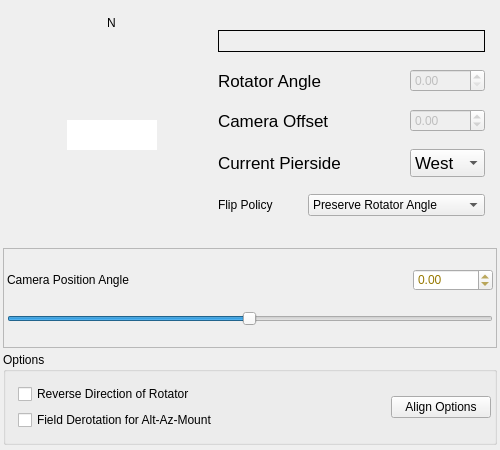
<?xml version="1.0" encoding="UTF-8"?>
<ui version="4.0">
 <class>RotatorDialog</class>
 <widget class="QDialog" name="RotatorDialog">
  <property name="geometry">
   <rect>
    <x>0</x>
    <y>0</y>
    <width>500</width>
    <height>450</height>
   </rect>
  </property>
  <property name="minimumSize">
   <size>
    <width>500</width>
    <height>450</height>
   </size>
  </property>
  <property name="windowTitle">
   <string>Rotator Control</string>
  </property>
  <property name="autoFillBackground">
   <bool>false</bool>
  </property>
  <layout class="QVBoxLayout" name="verticalLayout_4">
   <property name="spacing">
    <number>3</number>
   </property>
   <property name="leftMargin">
    <number>3</number>
   </property>
   <property name="topMargin">
    <number>3</number>
   </property>
   <property name="rightMargin">
    <number>3</number>
   </property>
   <property name="bottomMargin">
    <number>3</number>
   </property>
   <item>
    <widget class="QFrame" name="Display">
     <property name="maximumSize">
      <size>
       <width>16777215</width>
       <height>240</height>
      </size>
     </property>
     <layout class="QHBoxLayout" name="horizontalLayout_4">
      <property name="spacing">
       <number>3</number>
      </property>
      <item>
       <layout class="QGridLayout" name="gridLayout_6">
        <property name="spacing">
         <number>3</number>
        </property>
        <item row="0" column="0" alignment="Qt::AlignHCenter">
         <widget class="QLabel" name="SkyCenter">
          <property name="maximumSize">
           <size>
            <width>20</width>
            <height>20</height>
           </size>
          </property>
          <property name="text">
           <string>N</string>
          </property>
         </widget>
        </item>
        <item row="1" column="0">
         <widget class="QRoundProgressBar" name="paGauge" native="true">
          <property name="enabled">
           <bool>false</bool>
          </property>
          <property name="minimumSize">
           <size>
            <width>200</width>
            <height>200</height>
           </size>
          </property>
          <property name="maximumSize">
           <size>
            <width>200</width>
            <height>200</height>
           </size>
          </property>
          <property name="baseSize">
           <size>
            <width>200</width>
            <height>0</height>
           </size>
          </property>
          <property name="toolTip">
           <string>&lt;html&gt;&lt;head/&gt;&lt;body&gt;&lt;p&gt;The rotator gauge displays the actual camera position angle (yellow) and the raw rotator angle (gray). Calibrate the rotator by plate solving in the Align module.&lt;/p&gt;&lt;/body&gt;&lt;/html&gt;</string>
          </property>
          <property name="styleSheet">
           <string notr="true">selection-background-color: rgb(150, 120, 0);</string>
          </property>
          <widget class="QRoundProgressBar" name="rotatorGauge" native="true">
           <property name="enabled">
            <bool>false</bool>
           </property>
           <property name="geometry">
            <rect>
             <x>25</x>
             <y>25</y>
             <width>150</width>
             <height>150</height>
            </rect>
           </property>
           <property name="minimumSize">
            <size>
             <width>150</width>
             <height>150</height>
            </size>
           </property>
           <property name="maximumSize">
            <size>
             <width>150</width>
             <height>150</height>
            </size>
           </property>
           <property name="baseSize">
            <size>
             <width>200</width>
             <height>0</height>
            </size>
           </property>
           <property name="toolTip">
            <string>&lt;html&gt;&lt;head/&gt;&lt;body&gt;&lt;p&gt;The rotator gauge displays the actual camera position angle (yellow) and the raw rotator angle (gray). To calibrate the rotator, capture and solve an image in the Align module.&lt;/p&gt;&lt;/body&gt;&lt;/html&gt;</string>
           </property>
           <property name="styleSheet">
            <string notr="true">selection-background-color: rgb(46, 52, 54);</string>
           </property>
           <widget class="QLineEdit" name="CurrentRotatorAngle">
            <property name="geometry">
             <rect>
              <x>30</x>
              <y>60</y>
              <width>90</width>
              <height>30</height>
             </rect>
            </property>
            <property name="maximumSize">
             <size>
              <width>90</width>
              <height>30</height>
             </size>
            </property>
            <property name="font">
             <font>
              <pointsize>20</pointsize>
             </font>
            </property>
            <property name="toolTip">
             <string/>
            </property>
            <property name="frame">
             <bool>false</bool>
            </property>
            <property name="alignment">
             <set>Qt::AlignCenter</set>
            </property>
           </widget>
          </widget>
          <widget class="QCustomPlot" name="paRuler" native="true">
           <property name="geometry">
            <rect>
             <x>-4</x>
             <y>-4</y>
             <width>208</width>
             <height>208</height>
            </rect>
           </property>
          </widget>
         </widget>
        </item>
       </layout>
      </item>
      <item>
       <widget class="QFrame" name="Parameter">
        <property name="minimumSize">
         <size>
          <width>30</width>
          <height>0</height>
         </size>
        </property>
        <property name="toolTip">
         <string/>
        </property>
        <layout class="QGridLayout" name="gridLayout_5">
         <property name="leftMargin">
          <number>3</number>
         </property>
         <property name="topMargin">
          <number>3</number>
         </property>
         <property name="rightMargin">
          <number>3</number>
         </property>
         <property name="bottomMargin">
          <number>3</number>
         </property>
         <property name="spacing">
          <number>3</number>
         </property>
         <item row="5" column="1" colspan="2">
          <widget class="QComboBox" name="FlipPolicy">
           <item>
            <property name="text">
             <string>Preserve Rotator Angle</string>
            </property>
           </item>
           <item>
            <property name="text">
             <string>Preserve Position Angle</string>
            </property>
           </item>
          </widget>
         </item>
         <item row="3" column="0" colspan="2">
          <widget class="QLabel" name="label">
           <property name="font">
            <font>
             <pointsize>13</pointsize>
            </font>
           </property>
           <property name="toolTip">
            <string>&lt;html&gt;&lt;head/&gt;&lt;body&gt;&lt;p&gt;The current pierside of the mount. A red frame indicates an unknown pierside. This is normal if the mount is parked. &lt;/p&gt;&lt;/body&gt;&lt;/html&gt;</string>
           </property>
           <property name="text">
            <string>Current Pierside</string>
           </property>
          </widget>
         </item>
         <item row="3" column="2" alignment="Qt::AlignRight">
          <widget class="QComboBox" name="MountPierside">
           <property name="minimumSize">
            <size>
             <width>75</width>
             <height>0</height>
            </size>
           </property>
           <property name="maximumSize">
            <size>
             <width>75</width>
             <height>16777215</height>
            </size>
           </property>
           <property name="font">
            <font>
             <pointsize>13</pointsize>
            </font>
           </property>
           <property name="toolTip">
            <string>&lt;html&gt;&lt;head/&gt;&lt;body&gt;&lt;p&gt;Current pierside of the mount&lt;/p&gt;&lt;/body&gt;&lt;/html&gt;</string>
           </property>
           <item>
            <property name="text">
             <string>West</string>
            </property>
           </item>
           <item>
            <property name="text">
             <string>East</string>
            </property>
           </item>
          </widget>
         </item>
         <item row="2" column="2" alignment="Qt::AlignRight">
          <widget class="QDoubleSpinBox" name="CameraOffset">
           <property name="enabled">
            <bool>false</bool>
           </property>
           <property name="minimumSize">
            <size>
             <width>75</width>
             <height>0</height>
            </size>
           </property>
           <property name="maximumSize">
            <size>
             <width>75</width>
             <height>16777215</height>
            </size>
           </property>
           <property name="toolTip">
            <string>&lt;html&gt;&lt;head/&gt;&lt;body&gt;&lt;p&gt;Camera offset angle&lt;/p&gt;&lt;/body&gt;&lt;/html&gt;</string>
           </property>
           <property name="decimals">
            <number>2</number>
           </property>
           <property name="minimum">
            <double>-360.000000000000000</double>
           </property>
           <property name="maximum">
            <double>360.000000000000000</double>
           </property>
           <property name="singleStep">
            <double>10.000000000000000</double>
           </property>
          </widget>
         </item>
         <item row="0" column="0" colspan="3">
          <widget class="QLabel" name="RotatorName">
           <property name="maximumSize">
            <size>
             <width>16777215</width>
             <height>22</height>
            </size>
           </property>
           <property name="frameShape">
            <enum>QFrame::Box</enum>
           </property>
           <property name="text">
            <string/>
           </property>
           <property name="alignment">
            <set>Qt::AlignCenter</set>
           </property>
          </widget>
         </item>
         <item row="5" column="0">
          <widget class="QLabel" name="label_6">
           <property name="maximumSize">
            <size>
             <width>16777215</width>
             <height>24</height>
            </size>
           </property>
           <property name="toolTip">
            <string>&lt;html&gt;&lt;head/&gt;&lt;body&gt;&lt;p&gt;&lt;span style=&quot; font-weight:600;&quot;&gt;Flip Policy&lt;/span&gt; determines how the rotator reacts after a flip or if the result of a solved reference image reports a different pierside respective to the actual mount pierside.&lt;/p&gt;&lt;p&gt;Flip Policy can be altered in &lt;span style=&quot; font-weight:600;&quot;&gt;Align Options&lt;/span&gt;&lt;span style=&quot; font-size:12pt;&quot;&gt; under &amp;quot;Rotator Settings&amp;quot;.&lt;/span&gt;&lt;/p&gt;&lt;/body&gt;&lt;/html&gt;</string>
           </property>
           <property name="text">
            <string>Flip Policy</string>
           </property>
          </widget>
         </item>
         <item row="1" column="2" alignment="Qt::AlignRight">
          <widget class="QDoubleSpinBox" name="RotatorAngle">
           <property name="enabled">
            <bool>false</bool>
           </property>
           <property name="minimumSize">
            <size>
             <width>75</width>
             <height>0</height>
            </size>
           </property>
           <property name="maximumSize">
            <size>
             <width>75</width>
             <height>16777215</height>
            </size>
           </property>
           <property name="toolTip">
            <string>&lt;html&gt;&lt;head/&gt;&lt;body&gt;&lt;p&gt;Raw rotator Angle&lt;/p&gt;&lt;/body&gt;&lt;/html&gt;</string>
           </property>
           <property name="styleSheet">
            <string notr="true"/>
           </property>
           <property name="decimals">
            <number>2</number>
           </property>
           <property name="maximum">
            <double>360.000000000000000</double>
           </property>
           <property name="singleStep">
            <double>1.000000000000000</double>
           </property>
          </widget>
         </item>
         <item row="1" column="0" colspan="2">
          <widget class="QLabel" name="label_2">
           <property name="font">
            <font>
             <pointsize>13</pointsize>
            </font>
           </property>
           <property name="toolTip">
            <string>&lt;html&gt;&lt;head/&gt;&lt;body&gt;&lt;p&gt;The raw rotator full circle angle of the rotator device, which is calculated as the difference of the rotator origin (zero angle) respective to North on pierside WEST or respective to South on pierside EAST.&lt;/p&gt;&lt;/body&gt;&lt;/html&gt;</string>
           </property>
           <property name="text">
            <string>Rotator Angle</string>
           </property>
          </widget>
         </item>
         <item row="2" column="0" colspan="2">
          <widget class="QLabel" name="label_4">
           <property name="font">
            <font>
             <pointsize>13</pointsize>
            </font>
           </property>
           <property name="toolTip">
            <string>&lt;html&gt;&lt;head/&gt;&lt;body&gt;&lt;p&gt;The angle of the camera upright direction (see FOV) respective to the rotator origin direction. The camera offset is determined automatically by a &lt;span style=&quot; font-weight:700;&quot;&gt;Capture &amp;amp; Solve&lt;/span&gt; or a &lt;span style=&quot; font-weight:700;&quot;&gt;Load &amp;amp; Slew&lt;/span&gt; in the Align module. &lt;/p&gt;&lt;p&gt;The camera offset is measured in position angle scope (-179.99° to 180.00°).&lt;/p&gt;&lt;/body&gt;&lt;/html&gt;</string>
           </property>
           <property name="text">
            <string>Camera Offset</string>
           </property>
          </widget>
         </item>
        </layout>
       </widget>
      </item>
     </layout>
    </widget>
   </item>
   <item>
    <widget class="QFrame" name="PAControl">
     <property name="maximumSize">
      <size>
       <width>16777215</width>
       <height>100</height>
      </size>
     </property>
     <property name="frameShape">
      <enum>QFrame::StyledPanel</enum>
     </property>
     <property name="frameShadow">
      <enum>QFrame::Raised</enum>
     </property>
     <layout class="QGridLayout" name="gridLayout_2">
      <property name="leftMargin">
       <number>3</number>
      </property>
      <property name="topMargin">
       <number>3</number>
      </property>
      <property name="rightMargin">
       <number>3</number>
      </property>
      <property name="bottomMargin">
       <number>3</number>
      </property>
      <property name="spacing">
       <number>3</number>
      </property>
      <item row="0" column="0">
       <widget class="QLabel" name="label_3">
        <property name="maximumSize">
         <size>
          <width>16777215</width>
          <height>20</height>
         </size>
        </property>
        <property name="toolTip">
         <string>&lt;html&gt;&lt;head/&gt;&lt;body&gt;&lt;p&gt;Setting the camera position angle shall move the rotator. The gauge reflects the state of the rotator. Depending on the accuracy of the rotator there can be some deviation in the ending position angle.&lt;/p&gt;&lt;p&gt;The position angle is measured East of North in degrees.&lt;/p&gt;&lt;/body&gt;&lt;/html&gt;</string>
        </property>
        <property name="text">
         <string>Camera Position Angle</string>
        </property>
       </widget>
      </item>
      <item row="0" column="1">
       <widget class="QDoubleSpinBox" name="CameraPA">
        <property name="minimumSize">
         <size>
          <width>80</width>
          <height>0</height>
         </size>
        </property>
        <property name="maximumSize">
         <size>
          <width>70</width>
          <height>16777215</height>
         </size>
        </property>
        <property name="toolTip">
         <string>&lt;html&gt;&lt;head/&gt;&lt;body&gt;&lt;p&gt;Current Camera Position Angle&lt;/p&gt;&lt;/body&gt;&lt;/html&gt;</string>
        </property>
        <property name="styleSheet">
         <string notr="true">color: rgb(150, 120, 0);</string>
        </property>
        <property name="keyboardTracking">
         <bool>true</bool>
        </property>
        <property name="decimals">
         <number>2</number>
        </property>
        <property name="minimum">
         <double>-179.990000000000009</double>
        </property>
        <property name="maximum">
         <double>180.000000000000000</double>
        </property>
        <property name="singleStep">
         <double>1.000000000000000</double>
        </property>
        <property name="stepType">
         <enum>QAbstractSpinBox::AdaptiveDecimalStepType</enum>
        </property>
       </widget>
      </item>
      <item row="1" column="0" colspan="2">
       <widget class="QSlider" name="CameraPASlider">
        <property name="minimumSize">
         <size>
          <width>140</width>
          <height>0</height>
         </size>
        </property>
        <property name="toolTip">
         <string/>
        </property>
        <property name="minimum">
         <number>-17999</number>
        </property>
        <property name="maximum">
         <number>18000</number>
        </property>
        <property name="singleStep">
         <number>100</number>
        </property>
        <property name="pageStep">
         <number>1000</number>
        </property>
        <property name="orientation">
         <enum>Qt::Horizontal</enum>
        </property>
       </widget>
      </item>
     </layout>
    </widget>
   </item>
   <item>
    <widget class="QGroupBox" name="Options">
     <property name="sizePolicy">
      <sizepolicy hsizetype="Preferred" vsizetype="Fixed">
       <horstretch>0</horstretch>
       <verstretch>0</verstretch>
      </sizepolicy>
     </property>
     <property name="title">
      <string>Options</string>
     </property>
     <layout class="QHBoxLayout" name="horizontalLayout">
      <property name="spacing">
       <number>3</number>
      </property>
      <property name="leftMargin">
       <number>3</number>
      </property>
      <property name="topMargin">
       <number>3</number>
      </property>
      <property name="rightMargin">
       <number>3</number>
      </property>
      <property name="bottomMargin">
       <number>3</number>
      </property>
      <item>
       <widget class="QFrame" name="frame">
        <property name="frameShape">
         <enum>QFrame::NoFrame</enum>
        </property>
        <property name="frameShadow">
         <enum>QFrame::Raised</enum>
        </property>
        <layout class="QVBoxLayout" name="verticalLayout">
         <item>
          <widget class="QCheckBox" name="reverseDirection">
           <property name="text">
            <string>Reverse Direction of Rotator</string>
           </property>
          </widget>
         </item>
         <item>
          <widget class="QCheckBox" name="derotateField">
           <property name="text">
            <string>Field Derotation for Alt-Az-Mount</string>
           </property>
          </widget>
         </item>
        </layout>
       </widget>
      </item>
      <item>
       <widget class="QPushButton" name="AlignOptions">
        <property name="maximumSize">
         <size>
          <width>100</width>
          <height>16777215</height>
         </size>
        </property>
        <property name="text">
         <string>Align Options</string>
        </property>
        <property name="autoDefault">
         <bool>false</bool>
        </property>
       </widget>
      </item>
     </layout>
    </widget>
   </item>
  </layout>
 </widget>
 <customwidgets>
  <customwidget>
   <class>QCustomPlot</class>
   <extends>QWidget</extends>
   <header>auxiliary/qcustomplot.h</header>
   <container>1</container>
  </customwidget>
  <customwidget>
   <class>QRoundProgressBar</class>
   <extends>QWidget</extends>
   <header>QRoundProgressBar.h</header>
   <container>1</container>
  </customwidget>
 </customwidgets>
 <resources/>
 <connections/>
</ui>
